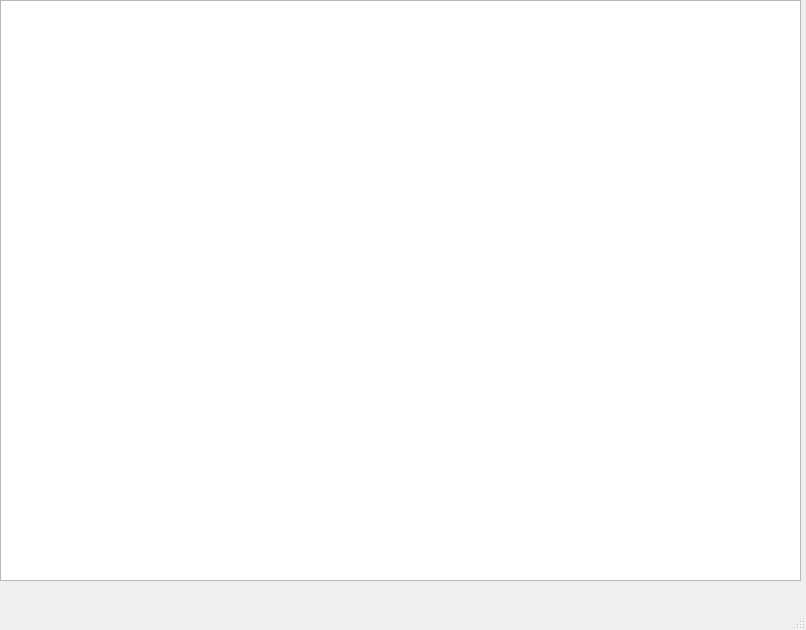
<?xml version="1.0" encoding="UTF-8"?>
<ui version="4.0">
 <class>Constructor</class>
 <widget class="QMainWindow" name="Constructor">
  <property name="geometry">
   <rect>
    <x>0</x>
    <y>0</y>
    <width>806</width>
    <height>630</height>
   </rect>
  </property>
  <property name="windowTitle">
   <string>Constructor</string>
  </property>
  <widget class="QWidget" name="centralwidget">
   <widget class="QTreeView" name="m_toFolderView">
    <property name="geometry">
     <rect>
      <x>0</x>
      <y>0</y>
      <width>801</width>
      <height>581</height>
     </rect>
    </property>
   </widget>
  </widget>
  <widget class="QMenuBar" name="menubar">
   <property name="geometry">
    <rect>
     <x>0</x>
     <y>0</y>
     <width>806</width>
     <height>22</height>
    </rect>
   </property>
  </widget>
  <widget class="QStatusBar" name="statusbar"/>
 </widget>
 <resources/>
 <connections/>
</ui>
